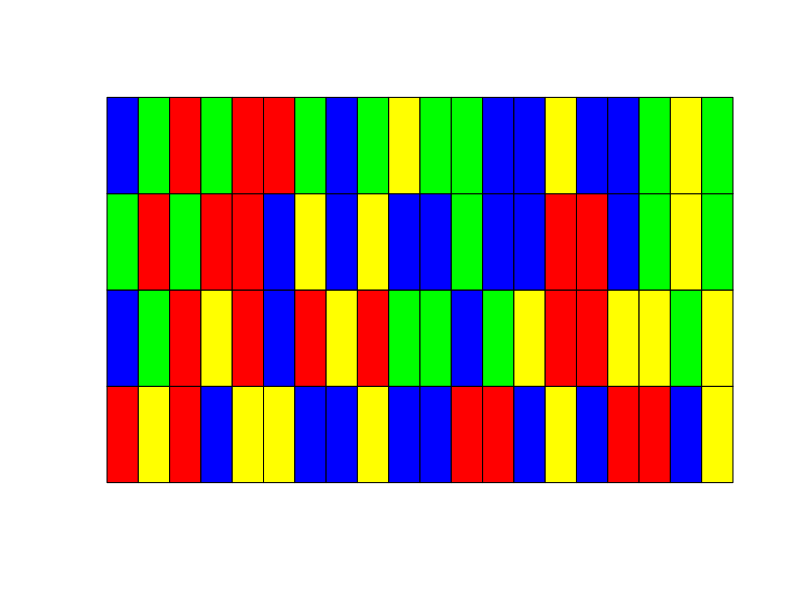

Source code (R):
rm(list=ls())

drawBase <- function()
	{
		ranNum <- runif(1)
		if (ranNum <= 0.25) { return(rgb(1,0,0,alpha=1)) }
		else if (ranNum < 0.5) { return(rgb(0,1,0,alpha=1)) }
		else if (ranNum < 0.75) { return(rgb(0,0,1,alpha=1)) }
		else if (ranNum <= 1.0) { return(rgb(1,1,0,alpha=1)) }
	}

ntax <- 4
nsites <- 20

quartz(width=10,height=4)
plot(x=c(),y=c(),xlim=c(0,nsites),ylim=c(0,ntax),xlab="",ylab="",main="",xaxt="n",yaxt="n",bty="n")

for (i in 1:ntax){
	for (j in 1:nsites){
		polygon(x=c(j-1,j,j,j-1),y=c(i-1,i-1,i,i),col=drawBase())
	}
}
